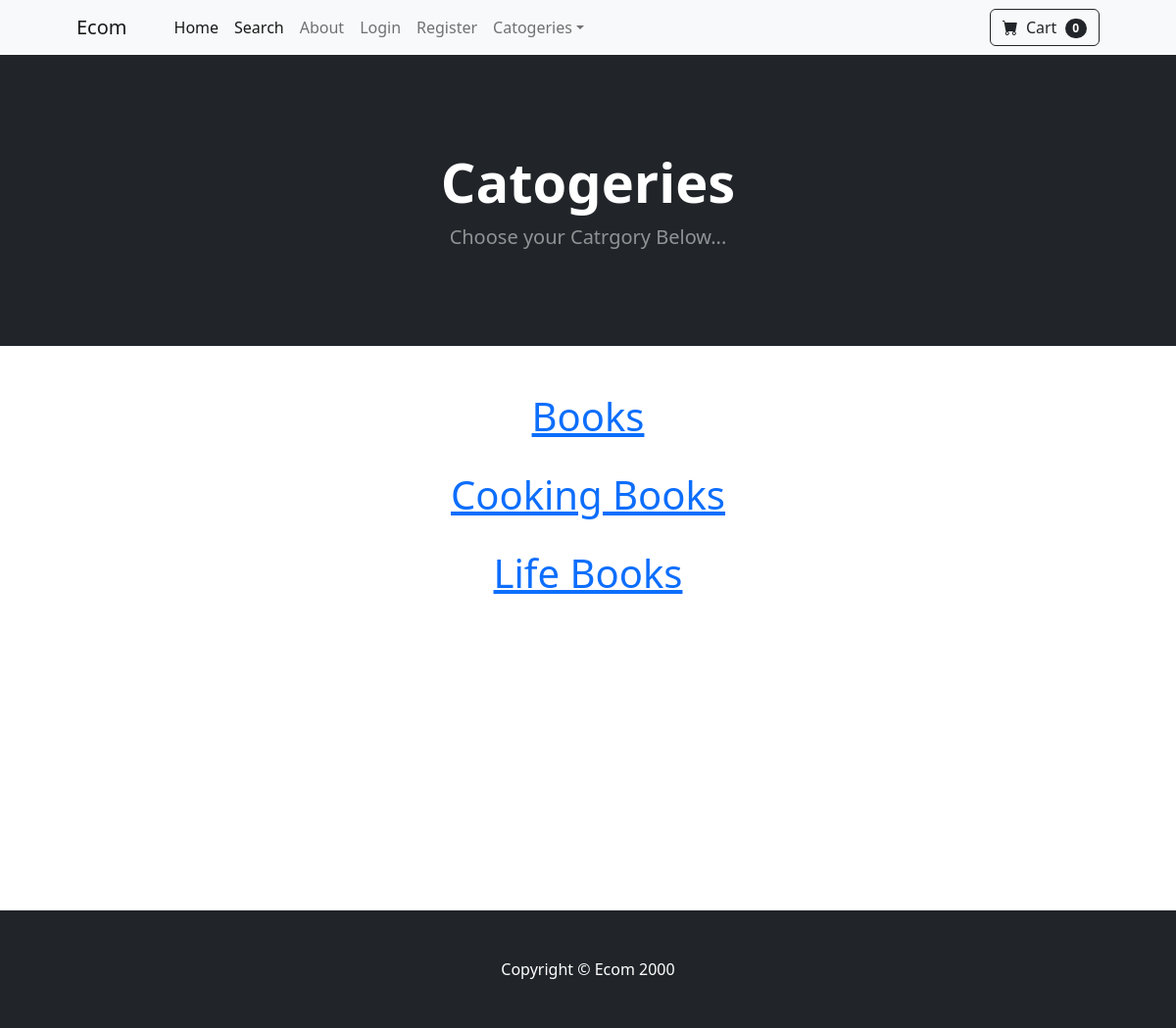
The app's page /category_summary/ with its own data.
### store/models.py (models this page shows)
class Category(models.Model):
    name= models.CharField(max_length=50)
    def __str__(self):
        return self.name
    class Meta():
        verbose_name_plural = 'categories'

### store/views.py (the view)
# urls.py: path('category_summary/',views.category_summary, name = 'category_summary'),
def category_summary(request):
    categories = Category.objects.all()
    return render(request, 'category_summary.html', {'categories': categories})

### cart/cart.py (called while the page is built)
    def __len__(self):
        return len(self.cart)

### cart/context_processor.py (called while the page is built)
def cart(request):
    return {'cart':Cart(request)}

### store/templates/category_summary.html
{% extends "base.html" %}
{% block content %}
    <header class="bg-dark py-5">
        <div class="container px-4 px-lg-5 my-5">
            <div class="text-center text-white">
                <h1 class="display-4 fw-bolder">Catogeries</h1>
                <p class="lead fw-normal text-white-50 mb-0">Choose your Catrgory Below...</p>
            </div>
        </div>
    </header>
    <div class='container'>
        <div class="row">
            <center>
                <div class="col-8">
                    <br><br>
                    {% for category in categories %}
                     <h1><a href="{% url "category" category %}">{{ category }} </a> </h1><br>
                    {% endfor %}
                    <br><br>
                </div>
            </center>
        </div>
    </div>
    <br><br><br><br><br><br><br><br><br><br>
{% endblock %}

### records on screen
Category: name "Books"
Category: name "Cooking Books"
Category: name "Life Books"

### other values on screen
{{ cart|length }} "0"
